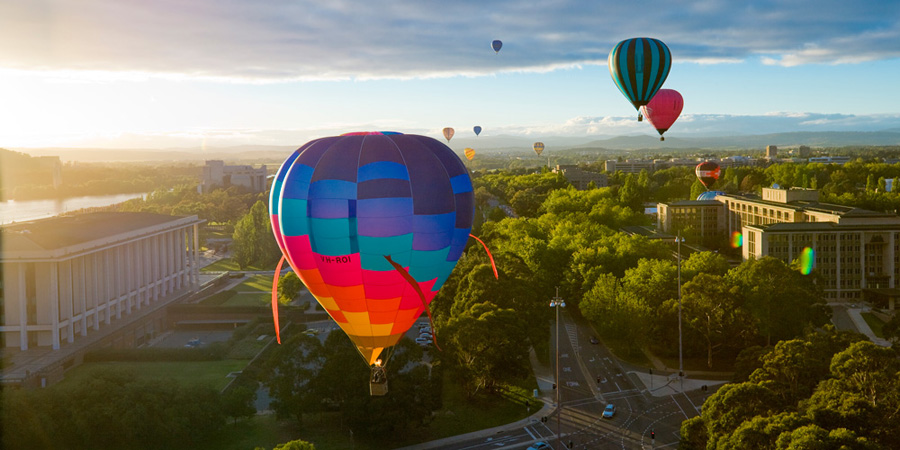
#> input picture gifify/image.jpg, 900 x 450 px
$ python main.py image.jpg 3   (Python 2 division)
#> lines starting #> are read from the running program, lines starting #| are printed output that depends on the picture
# coding=utf-8

import sys
import cv2
import numpy as np
import matplotlib.pyplot as plt
from time import time
from sklearn.utils import shuffle
from sklearn.cluster import KMeans
from sklearn.metrics import pairwise_distances_argmin

if len(sys.argv) < 3:
    print('python main.py <image> <nb_couleurs>')

file = sys.argv[1]
nb_colors = int(sys.argv[2])

print('-' * 80)
print 'Image:', file
print 'Nombre de couleurs:', nb_colors
print('-' * 80)

def recreate_image(codebook, labels, w, h):
    d = codebook.shape[1]
    img = np.zeros((w, h, d))
    label_idx = 0
    for i in range(w):
        for j in range(h):
            img[i][j] = codebook[labels[label_idx]]
            label_idx += 1
    return img

image = cv2.imread(file)
#> image is the input picture: shape (450, 900, 3); mean B, G, R 96.6, 113.6, 117.6
image = np.array(image, dtype=np.float64) / 255

w, h, d = tuple(image.shape)
#> w = 450; h = 900; d = 3
image_array = np.reshape(image, (w * h, d))

print('# Apprentissage par la méthode des K plus proches voisins')
print("Pour apprendre, on prend un échantillon de 1000 couleurs prises au hasard dans l'image de départ.")
image_array_sample = shuffle(image_array, random_state=0)[:1000]
#> image_array_sample = 1000 rows, first 8: [0.275, 0.31, 0.345], [0.424, 0.267, 0.286], [0.0157, 0.129, 0.165], [0.384, 0.42, 0.475], [0.169, 0.282, 0.302], [0.702, 0.753, 0.761], [0, 0.243, 0.282], [0.0431, 0.161, 0.165]
print("On applique l'algorithme des K plus proche voisin sur l'image avec les couleurs sélectionnées et le nombre de couleurs cible.")
kmeans = KMeans(n_clusters=nb_colors, random_state=0).fit(image_array_sample)

print("On prédit les couleurs ensuite l'algorithme des K plus proche voisin sur l'image.")
labels = kmeans.predict(image_array)

print('-' * 80)
print("Pour comparer la méthode d'apprentissage des plus proche voisin et une méthode de sélection aléatoire des couleurs, on sélectionne autant de couleur que de couleurs cible aléatoirement dans l'image.")
codebook_random = shuffle(image_array, random_state=0)[:nb_colors]
#> codebook_random = [[0.275, 0.31, 0.345], [0.424, 0.267, 0.286], [0.0157, 0.129, 0.165]]
print("Pour choisir la couleur à remplacer, on prend la couleur selectionnée qui est la plus proche.")
labels_random = pairwise_distances_argmin(codebook_random, image_array, axis=0)

print('-' * 80)

cv2.imshow('Original image', image)
cv2.imshow('K-Means image', recreate_image(kmeans.cluster_centers_, labels, w, h))
#> after the loop in recreate_image, `for i in range(w):`:
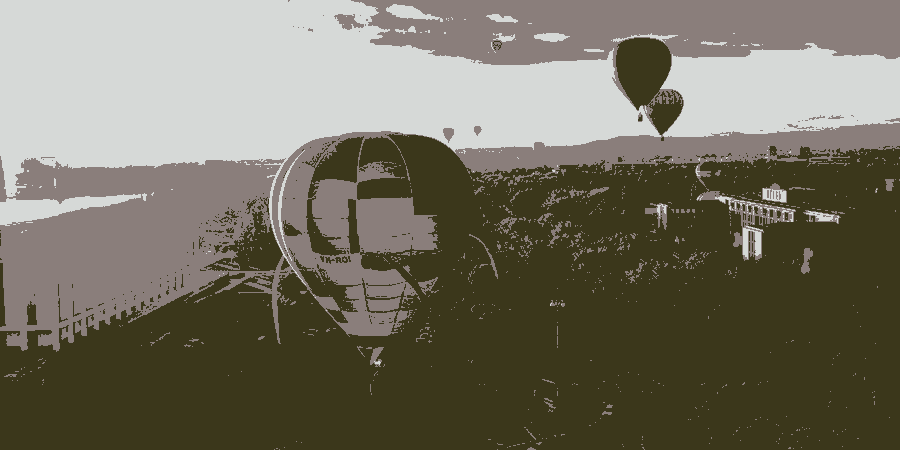
#> img: shape (450, 900, 3) float64; mean of channels 0, 1, 2 0.384, 0.445, 0.461; drawn as B, G, R
#> after the loop in recreate_image, `for i in range(w):`: label_idx = 405000
cv2.imshow('Random image', recreate_image(codebook_random, labels_random, w, h))
#> call 2 of recreate_image, with codebook = array of shape (3, 3), labels = array of shape (405000,), w = 450, h = 900
#> after the loop in recreate_image (call 2), `for i in range(w):`:
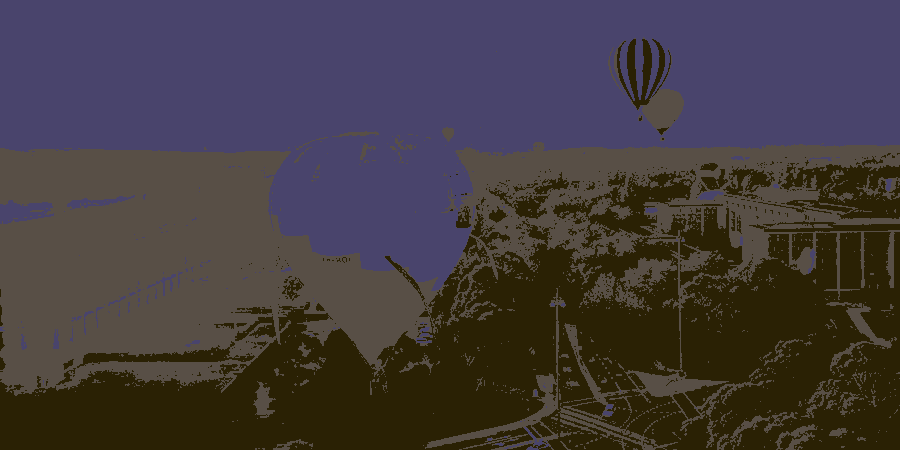
#> img: shape (450, 900, 3) float64; mean of channels 0, 1, 2 0.247, 0.234, 0.264; drawn as B, G, R
cv2.waitKey(0)
